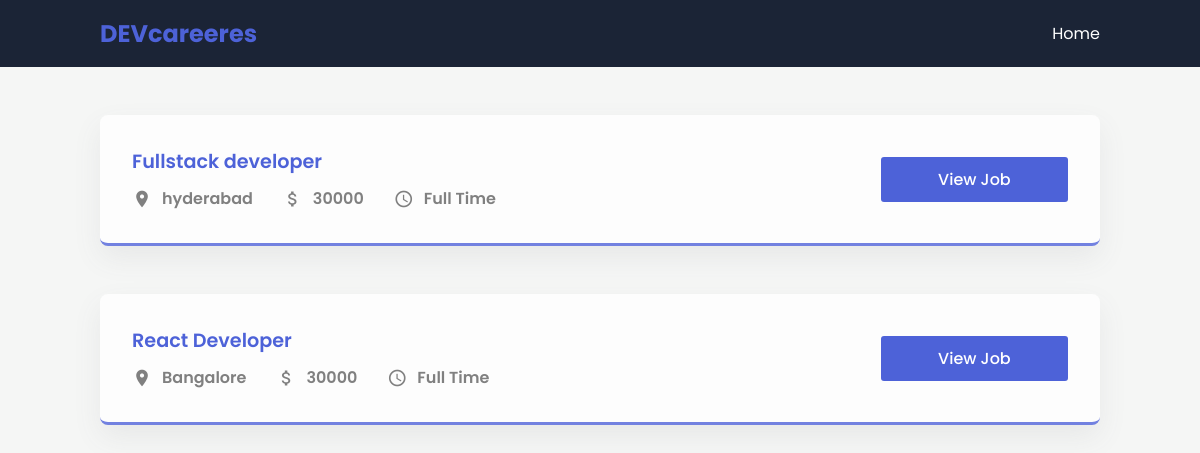
The page / on the database its author committed.
### app/models.py (models this page shows, shortened)
class JobPost(models.Model):
    JOB_TYPE_CHOICES = [
        ('Full Time','Full Time'),
        ('Part Time','Part Time'),
    ]
    title = models.CharField(max_length=200)
    description = models.TextField()
    date = models.DateTimeField(auto_now_add=True)
    expiry = models.DateField(null=True)
    salary = models.IntegerField()
    slug = models.SlugField(null=True, max_length=40, unique=True)
    location = models.OneToOneField(Location,on_delete=models.CASCADE,null=True)
    author = models.ForeignKey(Author,on_delete=models.CASCADE,null=True)
    skills = models.ManyToManyField(Skills)
    type = models.CharField(max_length=200, null=False,choices=JOB_TYPE_CHOICES)

class Location(models.Model):
    street = models.CharField(max_length=200)
    city = models.CharField(max_length=200)
    state = models.CharField(max_length=200)
    country = models.CharField(max_length=200)
    zip = models.CharField(max_length=200)

### app/views.py (the view)
# urls.py: path('',views.job_list,name='jobs_home'),
def job_list(request):
    jobs = JobPost.objects.all()
    context = {"jobs":jobs}
    return render(request,'index.html',context)

### app/templates/index.html (shortened to what this page needs)
{% extends "base.html" %}
{% block content %}
    <section>
        <div class="container">
          {% for job in jobs %}
          <div class="post">
            <div class="job-info">
              <h1 class="job-title">{{ job.title }}</h1>
              <div class="job-des">
                <div class="location item">
                  <span class="material-icons"> place </span>
                  <p>{{ job.location.city }}</p>
                </div>
                <div class="budget item">
                  <span class="material-icons"> attach_money </span>
                  <p>{{ job.salary }}</p>
                </div>
                <div class="time item">
                  <span class="material-icons"> schedule </span>
                  <p>{{ job.type }}</p>
                </div>
              </div>
            </div>
            <div class="buttons">
              <button class="apply">
                <a href="{% url 'jobs_detail' job.id %}">View Job</a>
              </button>
            </div>
          </div>
            {% endfor %}
          </div>
      </section>
{% endblock content%}

### templates/base.html (shortened to what this page needs)
{% load static %}
<!DOCTYPE html>
<html lang="en">
  <head>
    <link rel="stylesheet" href="{% static "app/style.css" %}" />
  </head>
  <body>
    <header>
      <nav>
        <div class="container">
          <div class="logo">
            <h1>DEVcareeres</h1>
          </div>
          <div class="links">
            <a href="{% url "jobs_home" %}">Home</a>
          </div>
        </div>
      </nav>
    </header>
    {%block content %}
    {% endblock content%}
  </body>
</html>

### app/static/app/style.css (style rules this page uses)
* { margin: 0; padding: 0; box-sizing: border-box; font-family: "Poppins", sans-serif; }
:root { --blue: #4d62d8; --lblue: #7281e0; --card: #fdfdfd; --shadow: #64646f17 0px 12px 29px 0px; --nav: #1b2436; }
body { background: #f5f6f5; }
button { border: none; outline: none; cursor: pointer; border-radius: 3px; }
nav { background: var(--nav); padding: 1em 0; }
a { text-decoration: none; color: white; }
.container { max-width: 1000px; margin: auto; }
nav .container { display: flex; align-items: center; justify-content: space-between; color: white; }
.logo h1 { color: white; color: var(--blue); }
.logo { width: 200px; }
.links { display: flex; align-items: center; justify-content: center; }
.links a { color: white; margin-left: 30px; font-size: 1rem; font-weight: 400; }
.post { background: var(--card); border-radius: 8px; padding: 2em; box-shadow: var(--shadow); margin-top: 3em; display: grid; align-items: center; grid-template-columns: 8fr 2fr; border-bottom: 3px solid var(--lblue); }
.buttons { display: grid; grid-template-columns: repeat(1, 1fr); gap: 20px; }
.post:last-child { margin-bottom: 5em; }
.item { display: flex; align-items: center; margin-left: 30px; }
.item:first-child { margin-left: 0; }
.job-des { display: flex; align-items: center; }
.item span { margin-right: 10px; font-size: 20px !important; color: gray; }
.item p { font-size: 1rem; font-weight: 600; color: gray; }
.apply { background: var(--blue); height: 45px; padding: 0 40px; color: white; font-size: 1rem; font-weight: 500; }
.job-title { font-size: 1.2rem; font-weight: 600; margin-bottom: 10px; color: var(--blue); }
button { cursor: pointer; }

### rows shown on the page
JobPost: title "Fullstack developer", location.city "hyderabad", salary "30000", type "Full Time"
JobPost: title "React Developer", location.city "Bangalore", salary "30000", type "Full Time"
